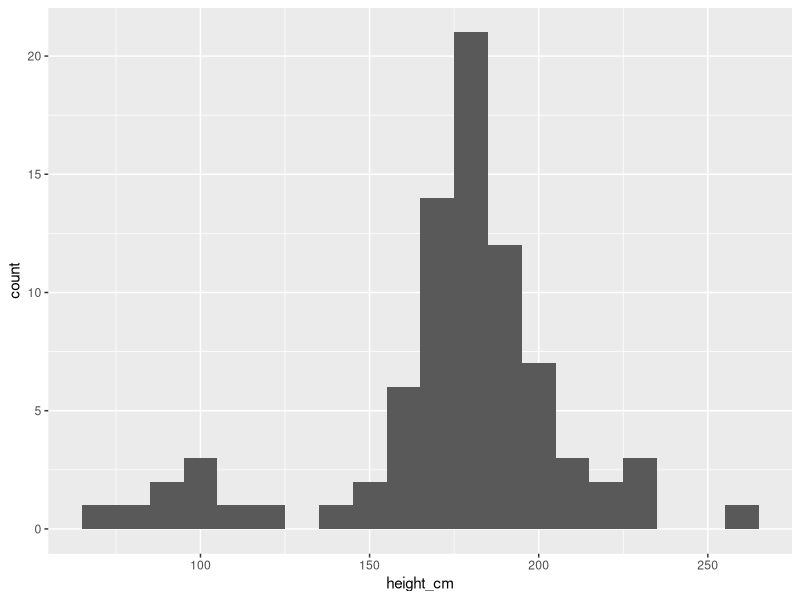
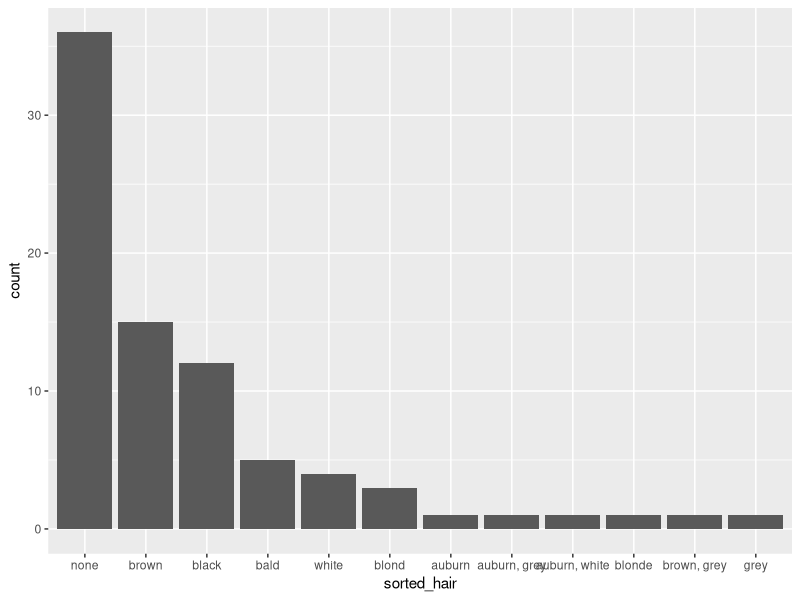
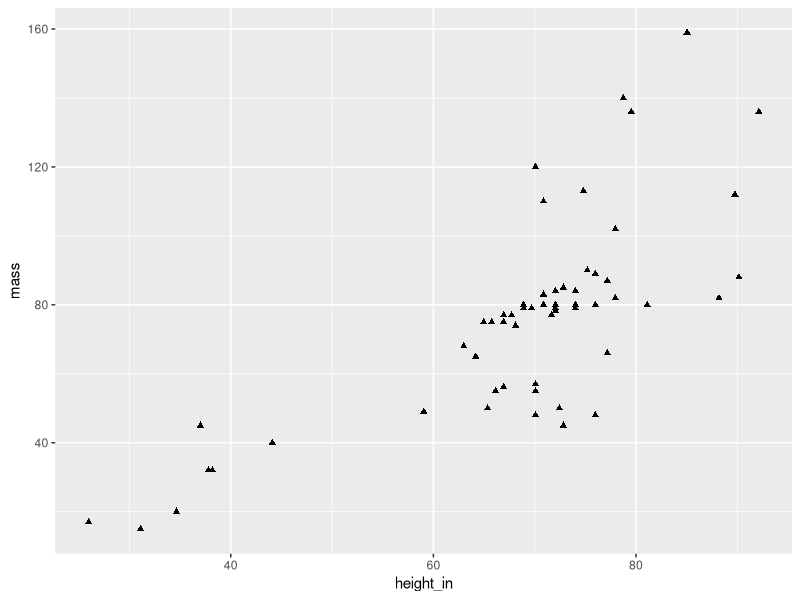
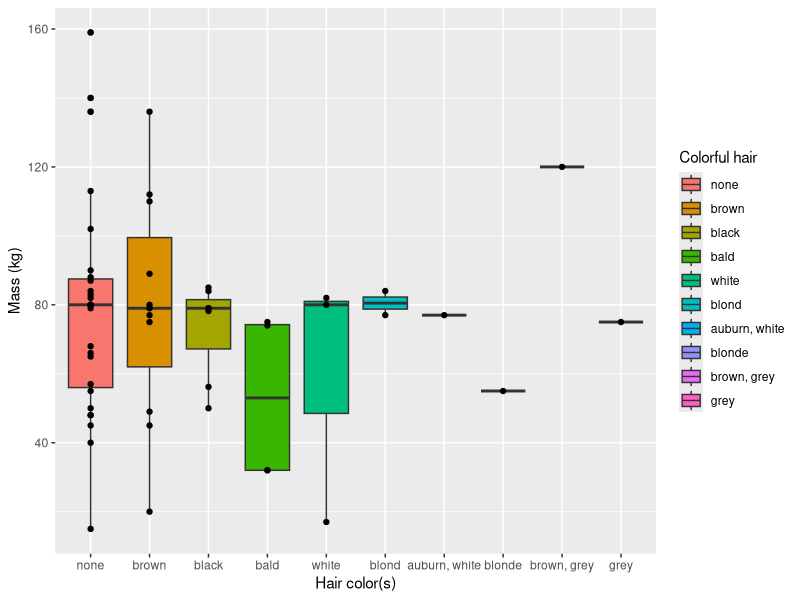
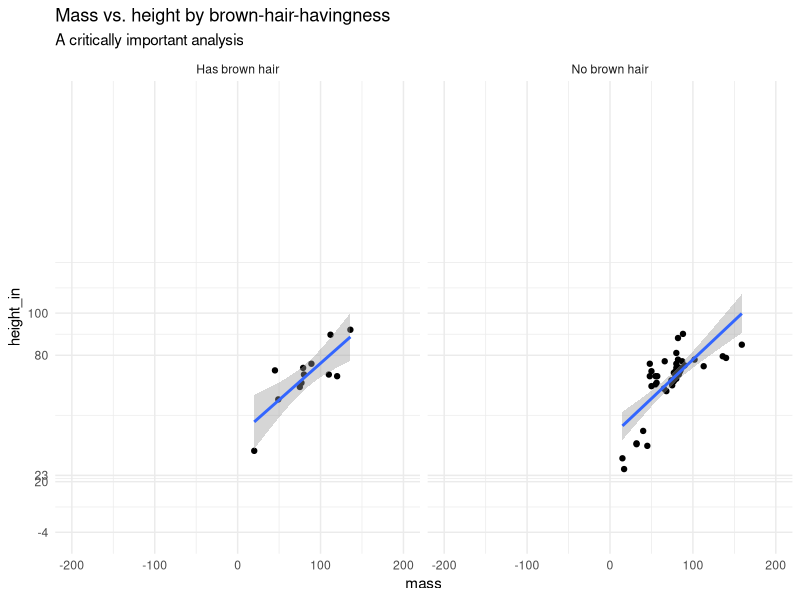
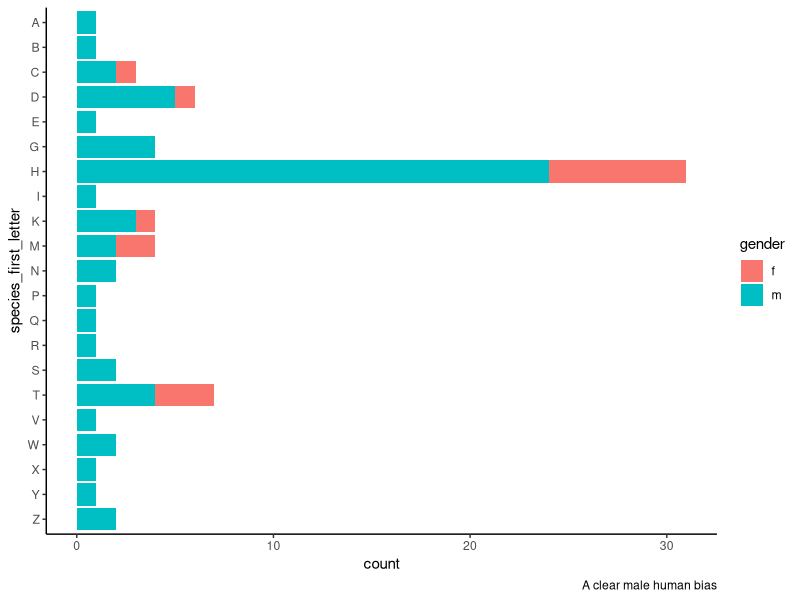

R code for these plots, in order:
library(tidyverse)

## Create your goal tibble to replicate

# # Run this line to see what your end product should look like
# sw.wrangled.goal <- read_csv("data/sw-wrangled.csv") %>% 
#   mutate(across(c(hair, gender, species, homeworld), factor)) # this is a quick-and-dirty fix to account for odd importing behavior
# 
# # View in console
# sw.wrangled.goal 
# 
# # Examine the structure of the df and take note of data types
# # Look closely at factors (you may need another function to do so) to see their levels
# str(sw.wrangled.goal) 
# 
# 
# 
# ## Use the built-in starwars dataset to replicate the tibble above in a tbl called sw.wrangled
# # If you get stuck, use comments to "hold space" for where you know code needs to go to achieve a goal you're not sure how to execute
# sw.wranged <- starwars # %>% ...
# 
# 
# 
# ## Check that your sw.wrangled df is identical to the goal df
# # Use any returned information about mismatches to adjust your code as needed
# all.equal(sw.wrangled.goal, sw.wrangled.goal)


sw.wrangled <- starwars %>% 
  # Select only needed columns & rename height (to height_cm) and hair_color (to hair)
  select(name, height_cm = height, mass, hair = hair_color, gender, species, homeworld) %>% 
  # Filter out any rows where height data is missing
  filter(!is.na(height_cm)) %>% 
  # Break names into two columns (first_name, last_name); use first space " " as delimiter
  ## too_many="merge": if more than one delim (space) is found, merge everything after the space into the second column
  ## too_few="align_start": if less than one delim is found, treat the name like a first name and make last_name NA
  ## notice where in the column order the new columns appear vs if you did this with a mutate 
  separate_wider_delim(name, delim=" ", names = c("first_name", "last_name"), too_many="merge", too_few = "align_start") %>% 
  # Change categorical variables (but currently character) to factors
  mutate(
    ## for the 2 detected levels of gender (feminine, masculine) relabel (i.e., rename/replace those values) with f & m
    gender = factor(gender, levels = c("feminine", "masculine"), labels = c("f", "m")),
    ## convert character values in species to all upper case before creating factor levels
    species = factor(str_to_upper(species)),
    homeworld = factor(homeworld)) %>% 
  # create a second height column by converting cm to inches
  mutate(height_in = height_cm*.3937) %>% 
  # where there is no value in hair, use value "bald"
  mutate(hair = factor(replace_na(hair, "bald"))) %>% 
  # create a logical variable that returns true if "brown" is anywhere in the string value for hair 
  mutate(brown_hair = str_detect(hair, "brown")) %>% 
  # create an initials column by concatenating the first characters of the first and last name
  ## str_sub(colname, 1, 1) -- the '1,1' bit means the first character to include is the one in position 1
  ## and the last is in position 1 (so just the first character)
  mutate(initials = paste0(str_sub(first_name, 1, 1), str_sub(last_name, 1, 1))) %>% 
  # move the new height_in column to be immediately left of the height_cm column 
  relocate(height_in, .before = height_cm) %>% 
  # move the new initials column to be immediately right of the last_name column
  relocate(initials, .after = last_name) %>% 
  # sort by last_name and then (when last_name matches) by first_name 
  arrange(last_name, first_name)

#write_csv(sw.wrangled, "data/sw-wrangled.csv")



## ASSIGNMENT (11): RECREATE THESE PLOTS (BASIC) ##

ggplot(sw.wrangled) +
  geom_histogram(aes(x = height_cm), binwidth = 10)

sw.wrangled %>% 
  mutate(sorted_hair = fct_infreq(hair)) %>% 
  ggplot() +
  geom_bar(aes(x = sorted_hair))

sw.wrangled %>% 
  filter(mass < 300) %>% 
  ggplot() +
  geom_point(aes(x = height_in, y = mass), shape = "triangle")


## ASSIGNMENT (12): RECREATE THESE PLOTS (INTERMEDIATE) ##

sw.wrangled %>% 
  filter(mass < 300) %>% 
  ggplot() +
  geom_boxplot(aes(x=fct_infreq(hair), y=mass, fill=fct_infreq(hair))) +
  geom_point(aes(x=fct_infreq(hair), y=mass)) +
  labs(x="Hair color(s)",
       y="Mass (kg)",
       fill="Colorful hair")

sw.wrangled %>% 
  mutate(brown_hair = ifelse(brown_hair, "Has brown hair", "No brown hair")) %>% 
  ggplot(aes(mass, height_in)) +
  geom_point() +
  geom_smooth(method="lm") +
  scale_x_continuous(limits = c(-200, 200)) +
  scale_y_continuous(limits = c(-4, 200), breaks = c(-4, 20, 23, 80, 100)) +
  facet_grid(cols = vars(brown_hair)) +
  theme_minimal() +
  labs(title = "Mass vs. height by brown-hair-havingness",
       subtitle = "A critically important analysis")

sw.wrangled %>% 
  mutate(species_first_letter = fct_rev(factor(str_sub(species, 1, 1)))) %>%
  filter(!is.na(species_first_letter)) %>% 
  ggplot(aes(x=species_first_letter, fill=gender)) +
  geom_bar() +
  coord_flip() +
  labs(caption = "A clear male human bias") +
  theme_classic()

